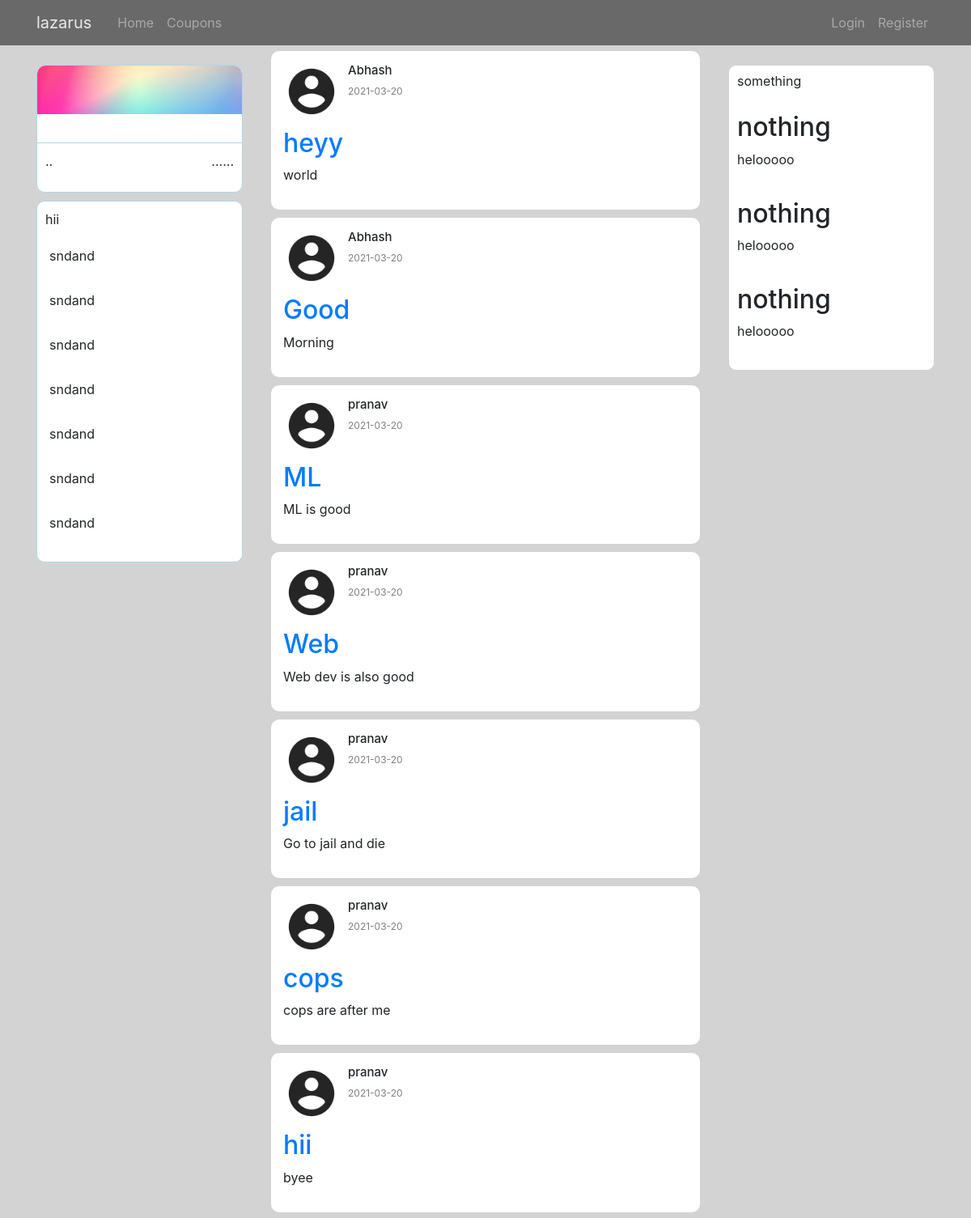
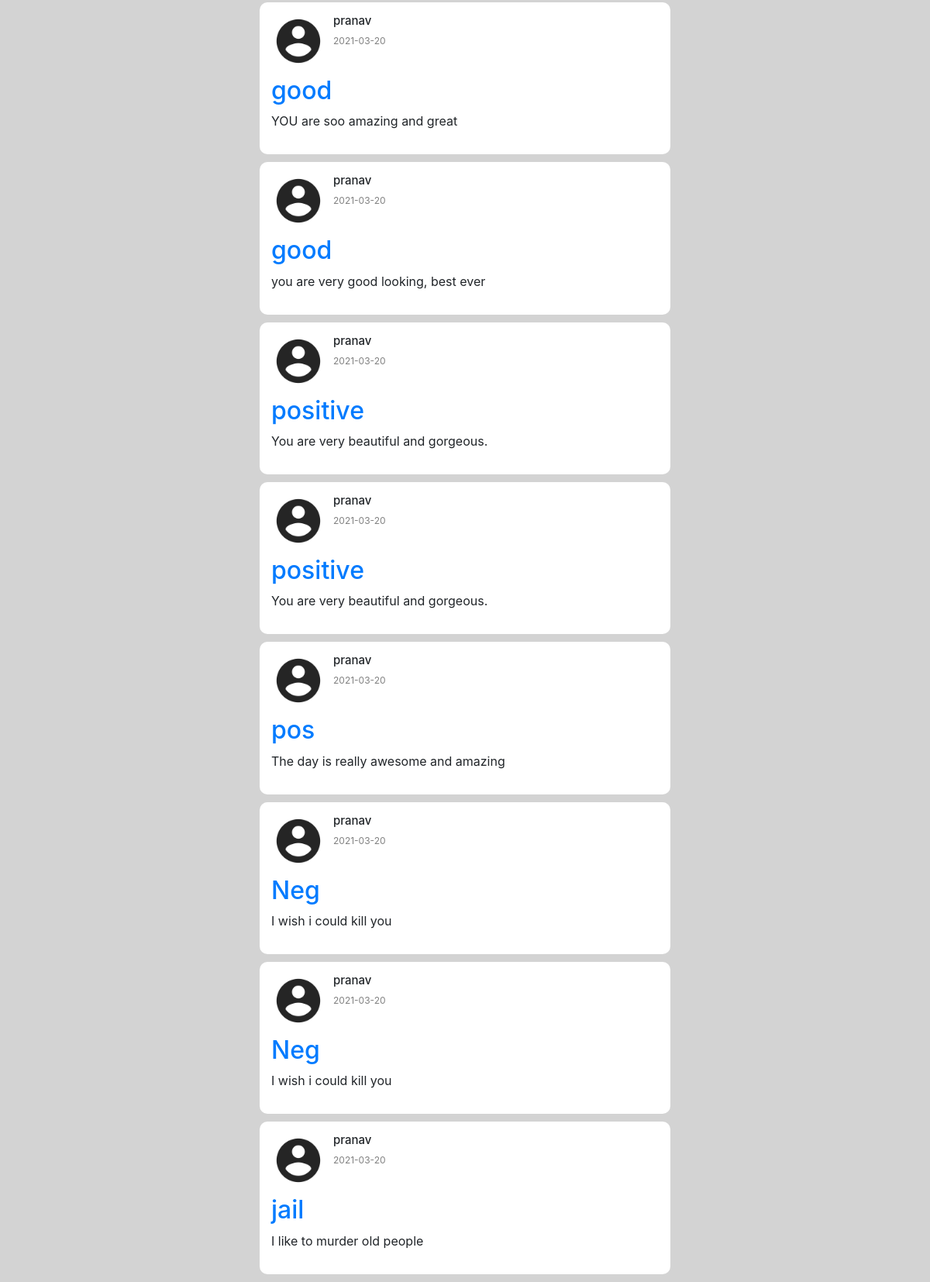
The page /home on the database its author committed (2 pictures, top to bottom).
### appmain/models.py (models this page shows, shortened)
class Post(db.Model):
    id = db.Column(db.Integer, primary_key=True)
    title = db.Column(db.String(100), nullable=False)
    content = db.Column(db.Text, nullable=False)
    date_posted = db.Column(db.DateTime, nullable=False, default=datetime.utcnow)
    user_id = db.Column(db.Integer, db.ForeignKey('user.id'), nullable=False)

class User(db.Model, UserMixin):
    id = db.Column(db.Integer, primary_key=True)
    username = db.Column(db.String(20), unique=True, nullable=False)
    email = db.Column(db.String(120), unique=True, nullable=False)
    image_file = db.Column(db.String(20), nullable=False, default='default.jpg')
    password = db.Column(db.String(60), nullable=False)
    posts = db.relationship('Post', backref='author', lazy=True)
    token_count=db.Column(db.Integer,nullable=False,default=0)
    flag_count=db.Column(db.Integer,nullable=False,default=0)

### appmain/routes.py (the view)
@app.route("/")
@app.route("/home")
def home():
    posts = Post.query.all()
    return render_template('home.html', posts=posts)

### appmain/templates/home.html (shortened to what this page needs)
{% extends "layout.html" %}
{% block content %}
<div class="row">
  <div class="col-md-3">
<div class="sidebar mt-4 d-none d-md-block">
            <div class="sidebar_top ">
              <img src="{{ url_for('static',filename='profile/1.jpg') }}">
             <h2>
             </h2>
            </div>
            <div class="sidebar_stats">
<div class="sidebar_stat">
 <p>..</p>
 <p class="sidebar_statnumber">......</p>
</div>
            </div>
            <div class="sidebar_bottom">
                <p>hii</p>
                <div class="sidebar_recentitem">
                     <p>sndand</p>
                 </div>
                 <div class="sidebar_recentitem">
                      <p>sndand</p>
                  </div>
                  <div class="sidebar_recentitem">
                      <p>sndand</p>
                  </div>
                  <div class="sidebar_recentitem">
                      <p>sndand</p>
                  </div>
                  <div class="sidebar_recentitem">
                      <p>sndand</p>
                  </div>
                  <div class="sidebar_recentitem">
                   <p>sndand</p>
               </div>
               <div class="sidebar_recentitem">
                 <p>sndand</p>
             </div>
            </div>
</div>
</div>
<div class="col-md-6 p-0 mt-3">
<div class="feed">
{% for post in posts %}
<div class="post">
    <div class="post_header">
      <img class="rounded-circle article-img" src="{{ url_for('static',filename='profile/' + post.author.image_file)}}"
  <img class="fas fa-user "></img>
  <div class="post_info">
    <h2>{{post.author.username}}</h2>
    <p>{{post.date_posted.strftime('%Y-%m-%d')}}</p>
  </div>
  </div>
    <div class="post_body">
      <h2><a class="article-title" href="{{ url_for('post', post_id=post.id) }}">{{ post.title }}</a></h2>
  <p>{{post.content}}</p>
  </div>
  </div>
  {% endfor %}
</div>
</div>
<div class="col-md-3">
<div class="widgets d-none d-md-block">
    <div class="widgets_header">
      <h2>something</h2>
    </div>
    <div class="widgets_article">
  <div class="widgets_articleright">
    <h2>nothing</h2>
    <P>helooooo</P>
  </div>
  </div>
  <div class="widgets_article">
    <div class="widgets_articleright">
      <h2>nothing</h2>
      <P>helooooo</P>
    </div>
    </div>
    <div class="widgets_article">
      <div class="widgets_articleright">
        <h2>nothing</h2>
        <P>helooooo</P>
      </div>
      </div>
    </div>
  </div>
</div>
  {% endblock content %}

### appmain/templates/layout.html (shortened to what this page needs)
<!DOCTYPE html>
<html>
  <head>
    <link
      rel="stylesheet"
      href="https://maxcdn.bootstrapcdn.com/bootstrap/4.0.0/css/bootstrap.min.css"
    />
    <link
      rel="stylesheet"
      type="text/css"
      href="{{ url_for('static', filename='style.css') }}"
    />
  </head>
  <body>
    <header class="site-header">
      <nav class="navbar navbar-expand-md navbar-dark bg-color fixed-top">
        <div class="container">
          <a class="navbar-brand mr-4" href="/">lazarus</a>
          <div class="collapse navbar-collapse" id="navbarToggle">
            <div class="navbar-nav mr-auto">
              <a class="nav-item nav-link" href="{{ url_for('home') }}">Home</a>
              <a class="nav-item nav-link" href="{{ url_for('about') }}"
                >Coupons</a
              >
            </div>
            <div class="navbar-nav">
              {% if current_user.is_authenticated %}
              <a class="nav-item nav-link" href="{{ url_for('new_post') }}"
                >new post</a
              >
              <a class="nav-item nav-link" href="{{ url_for('logout') }}"
                >Logout</a
              >
              {% else %}
              <a class="nav-item nav-link" href="{{ url_for('login') }}"
                >Login</a
              >
              <a class="nav-item nav-link" href="{{ url_for('register') }}"
                >Register</a
              >
              {% endif %}
            </div>
          </div>
        </div>
      </nav>
    </header>
    <div class="container">
       {% block content %}{% endblock %}
    </div>
  </body>
</html>

### appmain/static/style.css (style rules this page uses)
* { margin: 0; padding: 0; }
body { background-color: lightgrey; background-image: url(static/profile/back.jpg); }
.sidebar { border-radius: 10px; text-align: center; position: sticky; top: 80px; height: fit-content; flex: 0.2; }
.sidebar_top img { margin-bottom: -20px; width: 100%; height: 60px; border-top-left-radius: 10px; border-top-right-radius: 10px; object-fit: cover; }
.sidebar_top { display: flex; flex-direction: column; align-items: center; border: 1px solid lightblue; border-bottom: 0; border-top-left-radius: 10px; border-top-right-radius: 10px; background-color: white; padding-bottom: 10px; }
.sidebar_stats { padding: 10px; border: 1px solid lightblue; margin-bottom: 10px; border-bottom-left-radius: 10px; border-bottom-right-radius: 10px; background-color: white; }
.sidebar_stat { display: flex; justify-content: space-between; }
.sidebar_top h2 { font-size: 18px; }
.sidebar_bottom { text-align: left; padding: 10px; border: 1px solid lightblue; border-radius: 10px; margin-top: 10px; background-color: white; }
.sidebar_recentitem { display: flex; margin-bottom: 5px; padding: 5px; }
.feed { flex: 0.6; margin: 0 20px; margin-top: 47px; }
.post { background-color: white; padding: 15px; margin-bottom: 10px; border-radius: 10px; }
.post_header { display: flex; margin-bottom: 10px; }
.post_info { margin-left: 10px; }
.post_info p { font-size: 12px; color: gray; }
.post_info h2 { font-size: 15px; }
.widgets { position: sticky; top: 80px; float: 0.2; background-color: white; border-radius: 10px; border: 1px solid lightgrey; height: fit-content; padding-bottom: 10px; }
.widgets_header { display: flex; align-items: center; justify-content: space-between; padding: 10px; }
.widgets_header h2 { font-size: 16px; font-weight: 400; }
.widgets_article { display: flex; padding: 10px; }
.article-img { height: 70px; width: 70px; }
.bg-color { background-color: black; opacity: 0.5; }

### rows shown on the page
Post: image_file (placeholder picture), author.username "Abhash", date_posted "2021-03-20", title "heyy", content "world"
Post: image_file (placeholder picture), author.username "Abhash", date_posted "2021-03-20", title "Good", content "Morning"
Post: image_file (placeholder picture), author.username "pranav", date_posted "2021-03-20", title "ML", content "ML is good"
Post: image_file (placeholder picture), author.username "pranav", date_posted "2021-03-20", title "Web", content "Web dev is also good"
Post: image_file (placeholder picture), author.username "pranav", date_posted "2021-03-20", title "jail", content "Go to jail and die"
Post: image_file (placeholder picture), author.username "pranav", date_posted "2021-03-20", title "cops", content "cops are after me"
Post: image_file (placeholder picture), author.username "pranav", date_posted "2021-03-20", title "hii", content "byee"
Post: image_file (placeholder picture), author.username "pranav", date_posted "2021-03-20", title "good", content "YOU are soo amazing and great"
Post: image_file (placeholder picture), author.username "pranav", date_posted "2021-03-20", title "good", content "you are very good looking, best ever"
Post: image_file (placeholder picture), author.username "pranav", date_posted "2021-03-20", title "positive", content "You are very beautiful and gorgeous."
Post: image_file (placeholder picture), author.username "pranav", date_posted "2021-03-20", title "positive", content "You are very beautiful and gorgeous."
Post: image_file (placeholder picture), author.username "pranav", date_posted "2021-03-20", title "pos", content "The day is really awesome and amazing"
Post: image_file (placeholder picture), author.username "pranav", date_posted "2021-03-20", title "Neg", content "I wish i could kill you"
Post: image_file (placeholder picture), author.username "pranav", date_posted "2021-03-20", title "Neg", content "I wish i could kill you"
Post: image_file (placeholder picture), author.username "pranav", date_posted "2021-03-20", title "jail", content "I like to murder old people"
